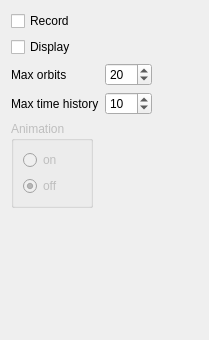
     <widget class="QWidget" name="tab_orbits">
      <attribute name="title">
       <string>Orbits</string>
      </attribute>
      <layout class="QGridLayout">
       <item row="0" column="0" colspan="4">
        <widget class="QCheckBox" name="orecord_check">
         <property name="text">
          <string>Record</string>
         </property>
        </widget>
       </item>
       <item row="1" column="0" colspan="4">
        <widget class="QCheckBox" name="odisplay_check">
         <property name="text">
          <string>Display</string>
         </property>
        </widget>
       </item>
       <item row="2" column="0" colspan="2">
        <widget class="QLabel" name="label_8">
         <property name="text">
          <string>Max orbits</string>
         </property>
        </widget>
       </item>
       <item row="2" column="2">
        <widget class="QSpinBox" name="orbit_max_spin">
         <property name="maximum">
          <number>99</number>
         </property>
         <property name="value">
          <number>20</number>
         </property>
        </widget>
       </item>
       <item row="2" column="3">
        <spacer>
         <property name="orientation">
          <enum>Qt::Horizontal</enum>
         </property>
         <property name="sizeHint" stdset="0">
          <size>
           <width>40</width>
           <height>20</height>
          </size>
         </property>
        </spacer>
       </item>
       <item row="3" column="0" colspan="2">
        <widget class="QLabel" name="label_7">
         <property name="text">
          <string>Max time history</string>
         </property>
        </widget>
       </item>
       <item row="3" column="2">
        <widget class="QSpinBox" name="orbit_history_spin">
         <property name="minimum">
          <number>1</number>
         </property>
         <property name="maximum">
          <number>999</number>
         </property>
         <property name="value">
          <number>10</number>
         </property>
        </widget>
       </item>
       <item row="3" column="3">
        <spacer>
         <property name="orientation">
          <enum>Qt::Horizontal</enum>
         </property>
         <property name="sizeHint" stdset="0">
          <size>
           <width>40</width>
           <height>20</height>
          </size>
         </property>
        </spacer>
       </item>
       <item row="4" column="0">
        <widget class="QGroupBox" name="groupBox_4">
         <property name="enabled">
          <bool>false</bool>
         </property>
         <property name="title">
          <string>Animation</string>
         </property>
         <layout class="QGridLayout">
          <item row="0" column="0">
           <widget class="QRadioButton" name="radioButton">
            <property name="text">
             <string>on</string>
            </property>
           </widget>
          </item>
          <item row="1" column="0">
           <widget class="QRadioButton" name="radioButton_2">
            <property name="text">
             <string>off</string>
            </property>
            <property name="checked">
             <bool>true</bool>
            </property>
           </widget>
          </item>
         </layout>
        </widget>
       </item>
       <item row="4" column="1" colspan="3">
        <spacer>
         <property name="orientation">
          <enum>Qt::Horizontal</enum>
         </property>
         <property name="sizeHint" stdset="0">
          <size>
           <width>40</width>
           <height>20</height>
          </size>
         </property>
        </spacer>
       </item>
       <item row="5" column="0">
        <spacer>
         <property name="orientation">
          <enum>Qt::Vertical</enum>
         </property>
         <property name="sizeHint" stdset="0">
          <size>
           <width>20</width>
           <height>121</height>
          </size>
         </property>
        </spacer>
       </item>
      </layout>
     </widget>
